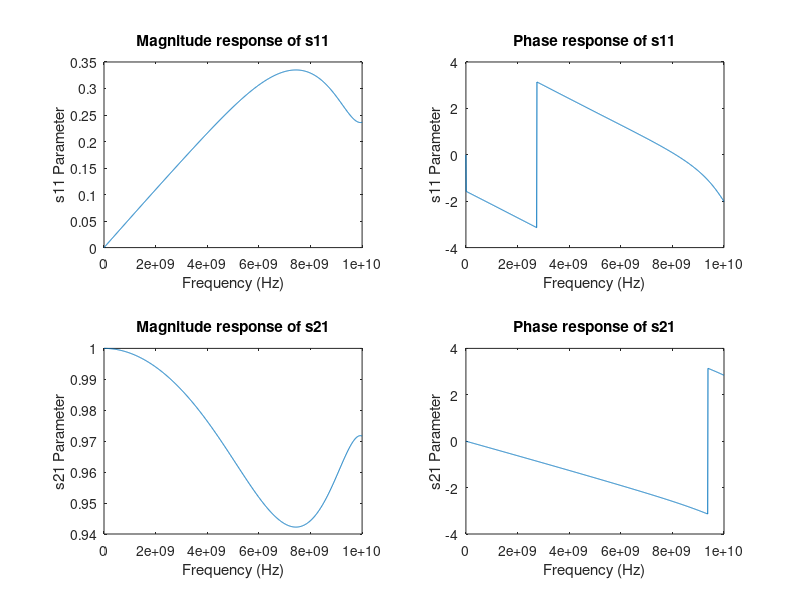

MATLAB code to generate this figure:
% -*- coding: utf-8 -*-
% Created on Sun Oct 29 19:18:59 2017
% @author: LALIT ARORA
% Magnitude and Phase response of s21 and s11 for given circuit in frequency range [0,10] GHz 

% Definition of circuit elements
zo=50;
c1=0.984e-12;
c3=3.183e-12;
c5=c1;
l2=6.438e-9;
l4=l2;
w=linspace(0,10e9,1e3);
s11=zeros(1,1e3);
s21=zeros(1,1e3);
% Computation of s21 and s11 vectors.
for i=1:(1e3) 
    m1=[1 0 ; (j*w(i)*c1) 1];
    m2=[1 (j*w(i)*l2) ; 0 1];
    m3=[1 0 ; (j*w(i)*c3) 1];
    m4=m2;
    m5=m3;
    m=m1*m2*m3*m4*m5;
    A=m(1,1);
    B=m(1,2);
    C=m(2,1);
    D=m(2,2);
    s21(i)=2/( A + (B/zo) + (zo*C) + D );
    s11(i)= ( A + (B/zo) - (C*zo) - D)/( A + (B/zo) + (zo*C) + D );
end
% Plotting the magnitude and phase responses

subplot(2,2,1);
plot(w,abs(s11));
xlabel('Frequency (Hz)');
ylabel('s11 Parameter');
title('Magnitude response of s11');
subplot(2,2,2);
plot(w,angle(s11));
xlabel('Frequency (Hz)');
ylabel('s11 Parameter');
title('Phase response of s11');
subplot(2,2,3);
plot(w,abs(s21));
xlabel('Frequency (Hz)');
ylabel('s21 Parameter');
title('Magnitude response of s21');
subplot(2,2,4);
plot(w,angle(s21));
xlabel('Frequency (Hz)');
ylabel('s21 Parameter');
title('Phase response of s21');
